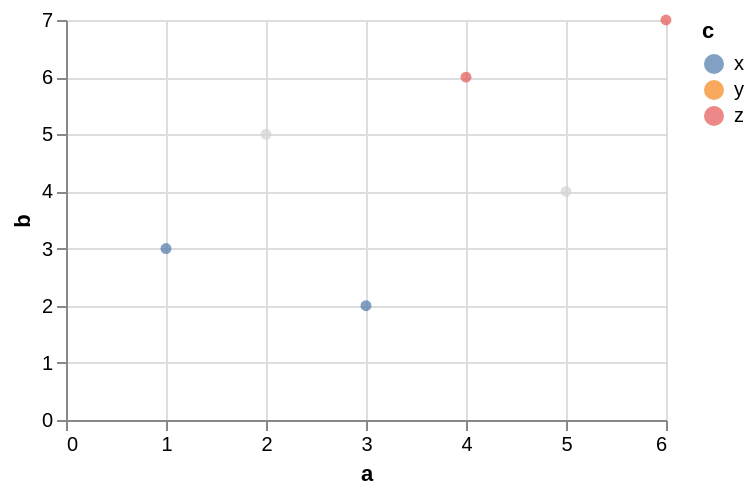

Express this chart as Vega-Lite.
### Vega-Lite specification from a JSON file in a GitHub repository (floating-point values rounded to 4 significant figures)
{"$schema": "https://vega.github.io/schema/vega-lite/v6.json", "data": {"values": [{"a": 1, "b": 3, "c": "x", "d": "2020-01-01"}, {"a": 2, "b": 5, "c": "y", "d": "2020-03-01"}, {"a": 3, "b": 2, "c": "x", "d": "2020-06-01"}, {"a": 4, "b": 6, "c": "z", "d": "2020-09-01"}, {"a": 5, "b": 4, "c": "y", "d": "2021-01-01"}, {"a": 6, "b": 7, "c": "z", "d": "2021-04-01"}]}, "width": 300, "height": 200, "params": [{"name": "pick", "select": {"type": "point", "fields": ["c"]}, "value": [{"c": "x"}, {"c": "z"}]}], "mark": "circle", "encoding": {"x": {"field": "a", "type": "quantitative"}, "y": {"field": "b", "type": "quantitative"}, "color": {"condition": {"param": "pick", "field": "c", "type": "nominal"}, "value": "lightgray"}}}
